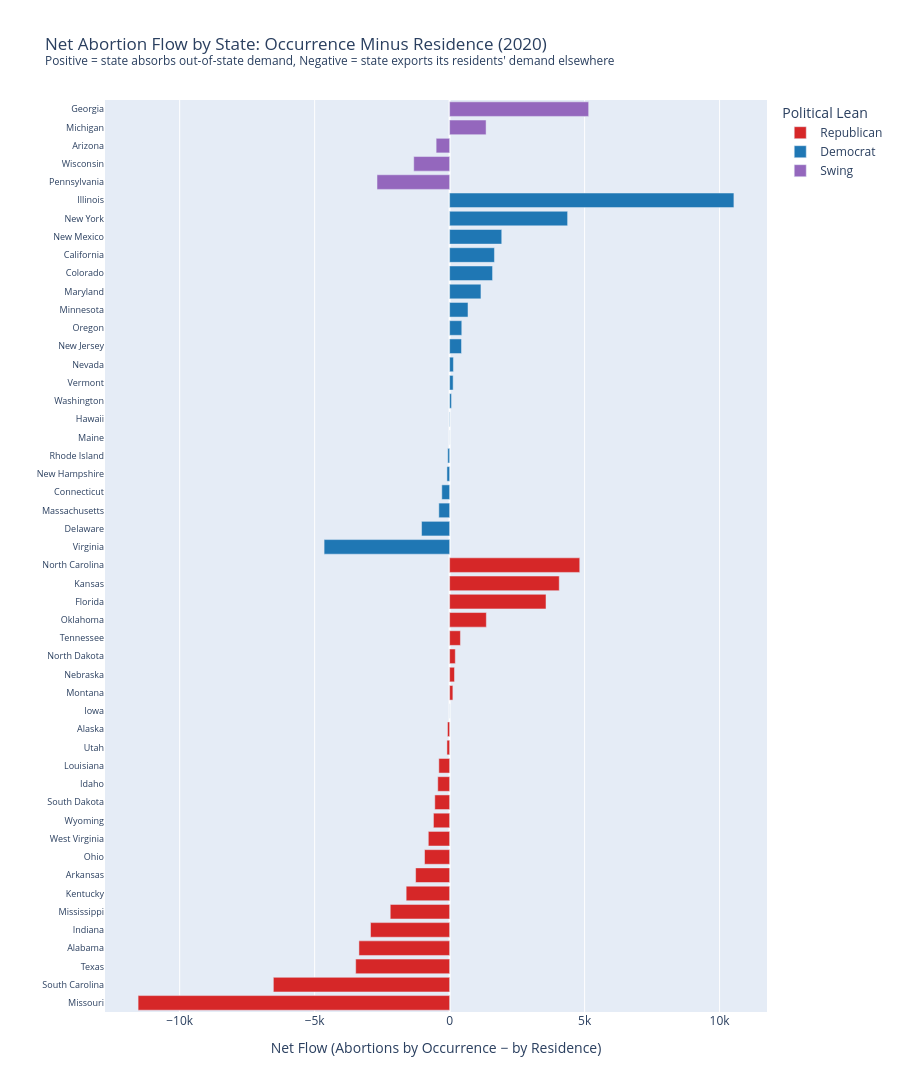

Notebook code cell kept with this figure:
### Markdown cell above
Chart 1: Clinic Deserts Force Out-of-State Travel (Pro-Access)

This scatter plot maps each state's clinic desert severity (x-axis) against the share of its residents who had to travel out of state to obtain an abortion (y-axis). The OLS trendline reveals a strong positive correlation: as clinics disappear, out-of-state travel rises in lockstep. Republican states (red) cluster in the upper-right quadrant exhibit high clinic scarcity and high travel rates while Democratic states (blue) cluster near the origin, where clinics are available and residents stay in their home state. This pattern argues that out-of-state travel is not a matter of personal preference but a direct, predictable consequence of clinic policy. Note that DC and Delaware appear as outliers with elevated travel rates despite Democratic leanings, likely due to their small geographic size rather than restrictive policy.

### Code cell
df_sorted = df.sort_values("net_flow", ascending=True)

fig2 = px.bar(
    df_sorted,
    x="net_flow",
    y="U.S. State",
    color="political_lean",
    color_discrete_map=color_map,
    orientation="h",
    hover_name="U.S. State",
    hover_data={"net_flow": True, "political_lean": False, "U.S. State": False},
    title=(
        "Net Abortion Flow by State: Occurrence Minus Residence (2020)<br>"
        "<sup>Positive = state absorbs out-of-state demand, "
        "Negative = state exports its residents' demand elsewhere</sup>"
    ),
    labels={
        "net_flow": "Net Flow (Abortions by Occurrence − by Residence)",
        "U.S. State": "",
        "political_lean": "Political Lean",
    },
)
fig2.update_layout(height=1300, yaxis=dict(tickfont=dict(size=9)))
fig2.show()

### Figure 1 — Plotly figure (JSON) as saved in the notebook; plotly's stock layout.template omitted (floating-point values rounded to 4 significant figures)
{"data": [{"customdata": [["Republican"], ["Republican"], ["Republican"], ["Republican"], ["Republican"], ["Republican"], ["Republican"], ["Republican"], ["Republican"], ["Republican"], ["Republican"], ["Republican"], ["Republican"], ["Republican"], ["Republican"], ["Republican"], ["Republican"], ["Republican"], ["Republican"], ["Republican"], ["Republican"], ["Republican"], ["Republican"], ["Republican"], ["Republican"]], "hovertemplate": "<b>%{hovertext}</b><br><br>Net Flow (Abortions by Occurrence − by Residence)=%{x}<extra></extra>", "hovertext": ["Missouri", "South Carolina", "Texas", "Alabama", "Indiana", "Mississippi", "Kentucky", "Arkansas", "Ohio", "West Virginia", "Wyoming", "South Dakota", "Idaho", "Louisiana", "Utah", "Alaska", "Iowa", "Montana", "Nebraska", "North Dakota", "Tennessee", "Oklahoma", "Florida", "Kansas", "North Carolina"], "legendgroup": "Republican", "marker": {"color": "#d62728", "pattern": {"shape": ""}}, "name": "Republican", "orientation": "h", "showlegend": true, "textposition": "auto", "type": "bar", "x": [-11540, -6530, -3480, -3360, -2930, -2200, -1610, -1260, -930, -790, -600, -550, -440, -400, -100, -80, 0, 120, 180, 210, 400, 1360, 3570, 4060, 4820], "xaxis": "x", "y": ["Missouri", "South Carolina", "Texas", "Alabama", "Indiana", "Mississippi", "Kentucky", "Arkansas", "Ohio", "West Virginia", "Wyoming", "South Dakota", "Idaho", "Louisiana", "Utah", "Alaska", "Iowa", "Montana", "Nebraska", "North Dakota", "Tennessee", "Oklahoma", "Florida", "Kansas", "North Carolina"], "yaxis": "y"}, {"customdata": [["Democrat"], ["Democrat"], ["Democrat"], ["Democrat"], ["Democrat"], ["Democrat"], ["Democrat"], ["Democrat"], ["Democrat"], ["Democrat"], ["Democrat"], ["Democrat"], ["Democrat"], ["Democrat"], ["Democrat"], ["Democrat"], ["Democrat"], ["Democrat"], ["Democrat"], ["Democrat"]], "hovertemplate": "<b>%{hovertext}</b><br><br>Net Flow (Abortions by Occurrence − by Residence)=%{x}<extra></extra>", "hovertext": ["Virginia", "Delaware", "Massachusetts", "Connecticut", "New Hampshire", "Rhode Island", "Maine", "Hawaii", "Washington", "Vermont", "Nevada", "New Jersey", "Oregon", "Minnesota", "Maryland", "Colorado", "California", "New Mexico", "New York", "Illinois"], "legendgroup": "Democrat", "marker": {"color": "#1f77b4", "pattern": {"shape": ""}}, "name": "Democrat", "orientation": "h", "showlegend": true, "textposition": "auto", "type": "bar", "x": [-4650, -1040, -400, -290, -100, -70, 0, 10, 70, 130, 140, 440, 450, 680, 1160, 1590, 1660, 1930, 4370, 10530], "xaxis": "x", "y": ["Virginia", "Delaware", "Massachusetts", "Connecticut", "New Hampshire", "Rhode Island", "Maine", "Hawaii", "Washington", "Vermont", "Nevada", "New Jersey", "Oregon", "Minnesota", "Maryland", "Colorado", "California", "New Mexico", "New York", "Illinois"], "yaxis": "y"}, {"customdata": [["Swing"], ["Swing"], ["Swing"], ["Swing"], ["Swing"]], "hovertemplate": "<b>%{hovertext}</b><br><br>Net Flow (Abortions by Occurrence − by Residence)=%{x}<extra></extra>", "hovertext": ["Pennsylvania", "Wisconsin", "Arizona", "Michigan", "Georgia"], "legendgroup": "Swing", "marker": {"color": "#9467bd", "pattern": {"shape": ""}}, "name": "Swing", "orientation": "h", "showlegend": true, "textposition": "auto", "type": "bar", "x": [-2690, -1330, -500, 1350, 5150], "xaxis": "x", "y": ["Pennsylvania", "Wisconsin", "Arizona", "Michigan", "Georgia"], "yaxis": "y"}], "layout": {"barmode": "relative", "height": 1300, "legend": {"title": {"text": "Political Lean"}, "tracegroupgap": 0}, "title": {"text": "Net Abortion Flow by State: Occurrence Minus Residence (2020)<br><sup>Positive = state absorbs out-of-state demand, Negative = state exports its residents' demand elsewhere</sup>"}, "xaxis": {"anchor": "y", "domain": [0, 1], "title": {"text": "Net Flow (Abortions by Occurrence − by Residence)"}}, "yaxis": {"anchor": "x", "domain": [0, 1], "tickfont": {"size": 9}, "title": {"text": ""}}}}
